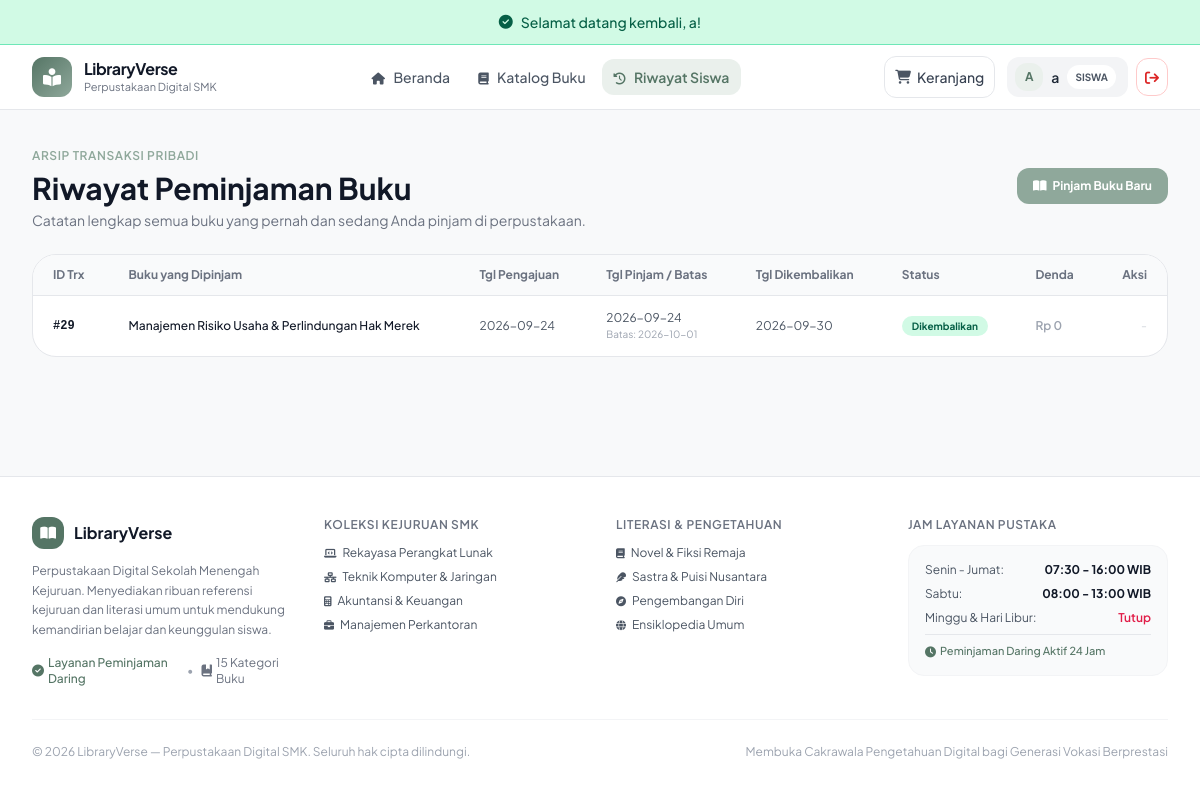
Page /index.php?c=user&a=riwayat (signed in) on the committed database.
### tables this page shows
CREATE TABLE `transaksi` (
  `id_transaksi` int(11) NOT NULL,
  `id_pengguna` int(11) DEFAULT NULL,
  `id_admin` int(11) DEFAULT NULL,
  `tgl_pengajuan` date NOT NULL,
  `tgl_pinjam` date DEFAULT NULL,
  `batas_kembali` date DEFAULT NULL,
  `tgl_kembali` date DEFAULT NULL,
  `status` enum('menunggu','dipinjam','menunggu_kembali','dikembalikan','ditolak') NOT NULL DEFAULT 'dipinjam',
  `total_denda` decimal(10,2) NOT NULL DEFAULT 0.00
);

### controller/UserController.php (called while the page is built, shortened)
<?php
require_once __DIR__ . '/../model/Transaksi.php';
class UserController extends Controller {
    private function resolveUserId() {
        return $_SESSION['user_id']
            ?? $_SESSION['id_pengguna']
            ?? $_SESSION['id']
            ?? $_SESSION['pengguna_id']
             ?? ($_SESSION['user']['id_pengguna'] ?? null)
            ?? null;
    }
    public function riwayat() {
        $userId = $this->resolveUserId();
        $transaksiModel = new Transaksi();
        $myTransactions = $transaksiModel->getByUser($userId);
        $data = [
            'pageTitle' => 'Riwayat Peminjaman - ' . ($_SESSION['nama'] ?? $_SESSION['user']['nama_lengkap'] ?? 'Siswa'),
            'myTransactions' => $myTransactions
        ];
        $this->view('user/riwayat', $data);
    }
}
?>

### config/Database.php (called while the page is built, shortened)
<?php
class Database {
    private $host = "sql103.infinityfree.com";
    private $user = "if0_42759950";
    private $pass = "N4VhNZeZ2y";
    private $dbname = "if0_42759950_xii_rpl_1_alisa_paket4";
    private $charset = "utf8mb4";
    private static $instance = null;
    private $dbh;
    private function __construct() {
        $dsn = "mysql:host=" . $this->host . ";dbname=" . $this->dbname . ";charset=" . $this->charset;
        $options = [
            PDO::ATTR_PERSISTENT => true,
            PDO::ATTR_ERRMODE => PDO::ERRMODE_EXCEPTION,
            PDO::ATTR_DEFAULT_FETCH_MODE => PDO::FETCH_ASSOC,
            PDO::ATTR_EMULATE_PREPARES => false,
        ];
        try {
            $this->dbh = new PDO($dsn, $this->user, $this->pass, $options);
        } catch (PDOException $e) {
            $this->error = $e->getMessage();
            die("Koneksi Database Gagal: " . $this->error . "<br>Pastikan database <b>xii_rpl_1_alisa_paket4</b> sudah di-import di phpMyAdmin!");
        }
    }
    public static function getInstance() {
        if (self::$instance === null) {
            self::$instance = new self();
        }
        return self::$instance;
    }
    public function getConnection() {
        return $this->dbh;
    }
}
?>

### model/Model.php (called while the page is built, shortened)
<?php
require_once __DIR__ . '/../config/Database.php';
abstract class Model {
    public function __construct() {
        $this->db = Database::getInstance()->getConnection();
    }
}

### model/Transaksi.php (called while the page is built, shortened)
<?php
require_once __DIR__ . '/Model.php';
class Transaksi extends Model {
    public function getByUser($id_pengguna) {
        $sql = "SELECT t.*,
                       COALESCE(p.nama_lengkap, al.nama_lengkap, CONCAT('Siswa ID #', t.id_pengguna)) AS nama_peminjam,
                       COALESCE(p.nis, al.nis, '-') AS nis,
                       GROUP_CONCAT(b.judul SEPARATOR ' || ') AS daftar_buku,
                       COUNT(dt.id_buku) AS total_buku,
                       a.nama_admin,
                       CASE
                           WHEN t.status = 'dipinjam' AND CURDATE() > t.batas_kembali
                           THEN DATEDIFF(CURDATE(), t.batas_kembali) * 1000 * (SELECT COUNT(*) FROM detail_transaksi WHERE id_transaksi = t.id_transaksi)
                           ELSE t.total_denda
                       END AS calculated_denda
                FROM transaksi t
                LEFT JOIN pengguna p ON t.id_pengguna = p.id_pengguna
                LEFT JOIN alumni al ON (t.id_pengguna = al.id_pengguna OR t.id_pengguna = al.id_alumni)
                LEFT JOIN admin a ON t.id_admin = a.id_admin
                LEFT JOIN detail_transaksi dt ON t.id_transaksi = dt.id_transaksi
                LEFT JOIN buku b ON dt.id_buku = b.id_buku
                WHERE t.id_pengguna = :id_pengguna
                GROUP BY t.id_transaksi ORDER BY t.id_transaksi DESC";
        $stmt = $this->db->prepare($sql);
        $stmt->execute([':id_pengguna' => $id_pengguna]);
        return $stmt->fetchAll();
    }
}
?>

### view/user/riwayat.php (the view, shortened to what this page needs)
<div class="max-w-7xl mx-auto px-4 sm:px-6 lg:px-8 py-8 space-y-6">
    <div class="flex flex-col sm:flex-row sm:items-center justify-between gap-4">
        <div>
            <span class="text-xs font-semibold text-[#8FA89B] uppercase tracking-wider">Arsip Transaksi Pribadi</span>
            <h1 class="text-2xl sm:text-3xl font-bold text-gray-900 mt-1">Riwayat Peminjaman Buku</h1>
            <p class="text-xs sm:text-sm text-gray-500 mt-1">
                Catatan lengkap semua buku yang pernah dan sedang Anda pinjam di perpustakaan.
            </p>
        </div>
        <a href="index.php?c=katalog&a=index" class="px-4 py-2.5 rounded-xl bg-[#8FA89B] hover:bg-[#789687] text-white text-xs font-bold transition shadow-xs self-start sm:self-auto flex items-center gap-1.5">
            <i class="fa-solid fa-book-open"></i> Pinjam Buku Baru
        </a>
    </div>
    <div class="bg-white rounded-3xl border border-gray-200 overflow-hidden shadow-xs">
        <div class="overflow-x-auto">
            <table class="w-full text-left text-xs text-gray-600">
                <thead class="bg-gray-50 text-gray-500 font-semibold border-b border-gray-200">
                    <tr>
                        <th class="px-5 py-3">ID Trx</th>
                        <th class="px-5 py-3">Buku yang Dipinjam</th>
                        <th class="px-5 py-3">Tgl Pengajuan</th>
                        <th class="px-5 py-3">Tgl Pinjam / Batas</th>
                        <th class="px-5 py-3">Tgl Dikembalikan</th>
                        <th class="px-5 py-3">Status</th>
                        <th class="px-5 py-3">Denda</th>
                        <th class="px-5 py-3 text-right">Aksi</th>
                    </tr>
                </thead>
                <tbody class="divide-y divide-gray-100">
                    <?php if (empty($myTransactions)): ?>
                        <tr>
                            <td colspan="8" class="px-5 py-8 text-center text-gray-400">
                                Anda belum memiliki riwayat transaksi peminjaman.
                            </td>
                        </tr>
                    <?php else: ?>
                        <?php foreach ($myTransactions as $r): ?>
                            <?php
                                $statusR = trim($r['status'] ?? '');
                            ?>
                            <tr class="hover:bg-gray-50/50 transition">
                                <td class="px-5 py-3.5 font-mono font-semibold text-gray-900">#<?= $r['id_transaksi'] ?></td>
                                <td class="px-5 py-3.5 font-medium text-gray-900 max-w-sm">
                                    <?= htmlspecialchars($r['daftar_buku'] ?? '-') ?>
                                </td>
                                <td class="px-5 py-3.5"><?= $r['tgl_pengajuan'] ?? '-' ?></td>
                                <td class="px-5 py-3.5">
                                    <?php if (!empty($r['tgl_pinjam'])): ?>
                                        <span><?= $r['tgl_pinjam'] ?></span>
                                        <span class="block text-[10px] text-gray-400">Batas: <?= $r['batas_kembali'] ?></span>
                                    <?php else: ?>
                                        <span class="text-gray-400 italic">Menunggu</span>
                                    <?php endif; ?>
                                </td>
                                <td class="px-5 py-3.5">
                                    <?= $r['tgl_kembali'] ?: '-' ?>
                                </td>
                                <td class="px-5 py-3.5">
                                    <span class="px-2.5 py-1 rounded-full text-[10px] font-bold <?= $statusR === 'menunggu' ? 'bg-amber-100 text-amber-800' : ($statusR === 'dipinjam' ? 'bg-sky-100 text-sky-800' : ($statusR === 'menunggu_kembali' ? 'bg-purple-100 text-purple-800' : ($statusR === 'dikembalikan' ? 'bg-emerald-100 text-emerald-800' : 'bg-red-100 text-red-800'))) ?>">
                                        <?= $statusR === 'menunggu_kembali' ? 'Menunggu Konfirmasi' : ucfirst($statusR) ?>
                                    </span>
                                </td>
                                <td class="px-5 py-3.5 font-semibold <?= ($r['calculated_denda'] ?? 0) > 0 ? 'text-rose-600' : 'text-gray-400' ?>">
                                    Rp <?= number_format($r['calculated_denda'] ?? 0, 0, ',', '.') ?>
                                </td>
                                <td class="px-5 py-3.5 text-right whitespace-nowrap">
                                    <?php if ($statusR === 'dipinjam'): ?>
                                        <a href="index.php?c=user&a=ajukanKembali&id=<?= $r['id_transaksi'] ?>"
                                           onclick="return confirm('Yakin ingin mengajukan pengembalian buku ini ke petugas?');"
                                           class="px-3 py-1.5 rounded-lg bg-[#8FA89B] hover:bg-[#789687] text-white text-[11px] font-semibold transition inline-block">
                                            Ajukan Kembali
                                        </a>
                                    <?php elseif ($statusR === 'menunggu_kembali'): ?>
                                        <span class="text-purple-600 font-semibold text-[11px]">Menunggu Konfirmasi</span>
                                    <?php else: ?>
                                        <span class="text-gray-300">-</span>
                                    <?php endif; ?>
                                </td>
                            </tr>
                        <?php endforeach; ?>
                    <?php endif; ?>
                </tbody>
            </table>
        </div>
    </div>
</div>

### view/templates/header.php (style rules this page uses)
body { font-family: 'Plus Jakarta Sans', sans-serif; background-color: #F8F9FA; color: #2D3748; }

### rows in the picture
transaksi: id_transaksi "29", daftar_buku "Manajemen Risiko Usaha & Perlindungan Hak Merek", tgl_pengajuan "2026-09-24", tgl_pinjam "2026-09-24", batas_kembali "2026-10-01", tgl_kembali "2026-09-30", status "Dikembalikan", calculated_denda "0"

### other values in the picture
$flash['message'] "Selamat datang kembali, a!"
substr($userName, 0, 1) "A"
$userName "a"
